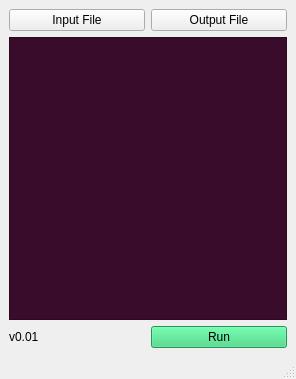
<?xml version="1.0" encoding="UTF-8"?>
<ui version="4.0">
 <class>MainWindow</class>
 <widget class="QMainWindow" name="MainWindow">
  <property name="geometry">
   <rect>
    <x>0</x>
    <y>0</y>
    <width>296</width>
    <height>379</height>
   </rect>
  </property>
  <property name="windowTitle">
   <string>CMScrape 2</string>
  </property>
  <widget class="QWidget" name="centralwidget">
   <layout class="QVBoxLayout" name="verticalLayout">
    <item>
     <layout class="QGridLayout" name="gridLayout_2">
      <item row="0" column="0">
       <widget class="QPushButton" name="input_file_btn">
        <property name="text">
         <string>Input File</string>
        </property>
       </widget>
      </item>
      <item row="0" column="1">
       <widget class="QPushButton" name="output_file_btn">
        <property name="text">
         <string>Output File</string>
        </property>
       </widget>
      </item>
     </layout>
    </item>
    <item>
     <widget class="QPlainTextEdit" name="console_plain_text_edit">
      <property name="styleSheet">
       <string notr="true">color: rgb(255, 255, 255);
background-color: rgb(56, 12, 42);</string>
      </property>
     </widget>
    </item>
    <item>
     <layout class="QGridLayout" name="gridLayout_3">
      <item row="0" column="0">
       <widget class="QLabel" name="version_lbl">
        <property name="text">
         <string>v0.01</string>
        </property>
       </widget>
      </item>
      <item row="0" column="1">
       <widget class="QPushButton" name="run_btn">
        <property name="styleSheet">
         <string notr="true">background-color: rgb(51, 209, 122);</string>
        </property>
        <property name="text">
         <string>Run</string>
        </property>
       </widget>
      </item>
     </layout>
    </item>
   </layout>
  </widget>
  <widget class="QMenuBar" name="menubar">
   <property name="geometry">
    <rect>
     <x>0</x>
     <y>0</y>
     <width>296</width>
     <height>26</height>
    </rect>
   </property>
  </widget>
  <widget class="QStatusBar" name="statusbar"/>
 </widget>
 <resources/>
 <connections/>
</ui>
